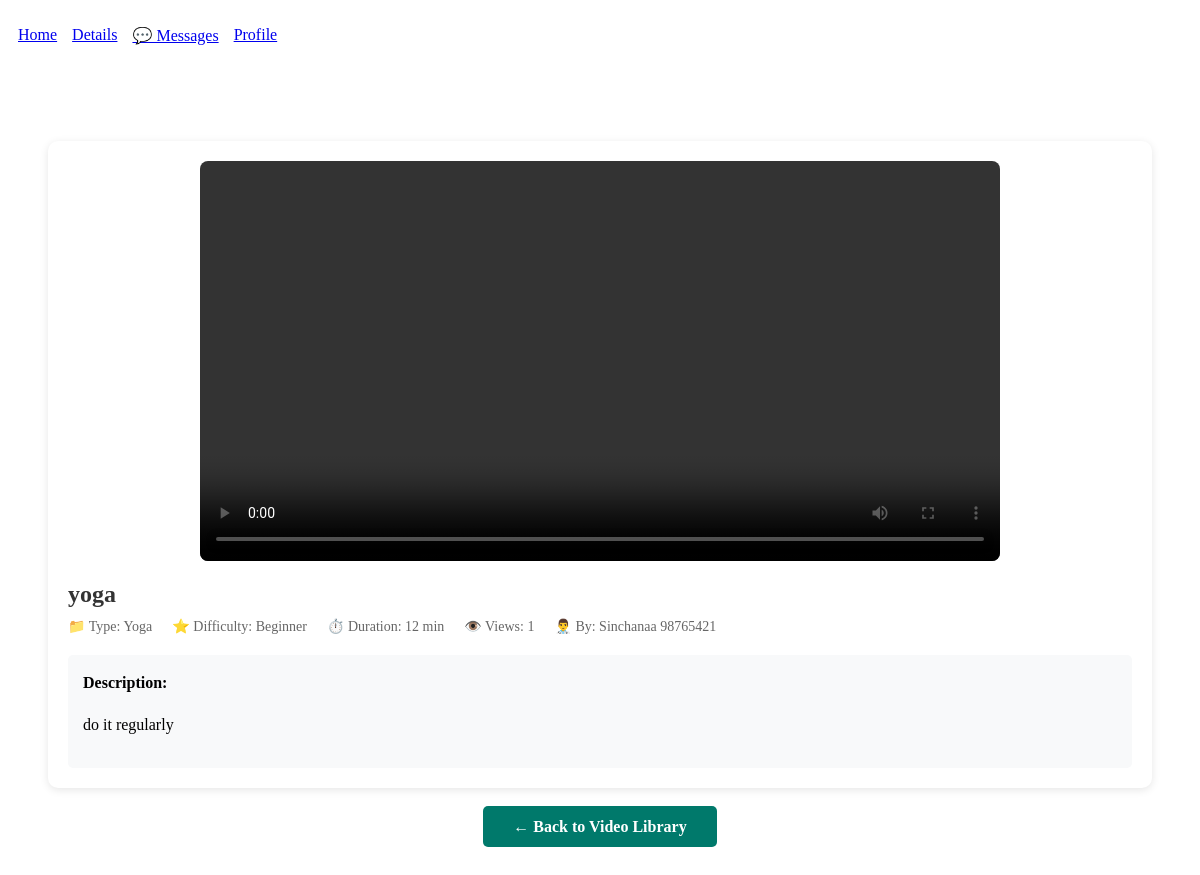
The page /videos/watch/1/ (signed in) on the database its author committed.
### core/models.py (models this page shows, shortened)
class ExerciseVideo(models.Model):
    EXERCISE_TYPE_CHOICES = [
        ('adaptive_sports', 'Adaptive Sports'),
        ('creative_arts', 'Creative Arts'),
        ('music_therapy', 'Music Therapy'),
        ('speech_therapy', 'Speech Therapy'),
        ('exercise', 'Exercise'),
        ('yoga', 'Yoga'),
        ('sensory_play', 'Sensory Play'),
        ('social_skills', 'Social Skills Training'),
        ('language_learning', 'Language Learning'),
        ('gardening', 'Gardening'),
        ('physiotherapy', 'Physiotherapy'),
        ('occupational_therapy', 'Occupational Therapy'),
    ]
    therapist = models.ForeignKey(
        settings.AUTH_USER_MODEL,
        on_delete=models.CASCADE,
        limit_choices_to={'role': 'therapist'},
        related_name='uploaded_videos'
    )
    title = models.CharField(max_length=200)
    description = models.TextField(blank=True, null=True)
    exercise_type = models.CharField(max_length=30, choices=EXERCISE_TYPE_CHOICES, default='exercise')
    video_file = models.FileField(upload_to='exercise_videos/', help_text="Upload video file (MP4, AVI, MOV, etc.)")
    thumbnail = models.ImageField(upload_to='video_thumbnails/', blank=True, null=True, help_text="Optional thumbnail image")
    duration_minutes = models.PositiveIntegerField(blank=True, null=True, help_text="Estimated duration in minutes")
    difficulty_level = models.CharField(
        max_length=20,
        choices=[
            ('beginner', 'Beginner'),
            ('intermediate', 'Intermediate'),
            ('advanced', 'Advanced'),
        ],
        default='beginner'
    )
    is_active = models.BooleanField(default=True, help_text="Uncheck to hide from patients")
    created_at = models.DateTimeField(auto_now_add=True)
    updated_at = models.DateTimeField(auto_now=True)
    views_count = models.PositiveIntegerField(default=0)
    class Meta:
        ordering = ['-created_at']
        verbose_name = 'Exercise Video'
        verbose_name_plural = 'Exercise Videos'
    def increment_views(self):
        self.views_count += 1
        self.save(update_fields=['views_count'])

class User(AbstractUser):
    ROLE_CHOICES = (
        ('patient', 'Patient'),
        ('doctor', 'Doctor'),
        ('therapist', 'Therapist'),
    )
    role = models.CharField(max_length=10, choices=ROLE_CHOICES)
    unique_id = models.CharField(max_length=20, blank=True, null=True, unique=True)
    phone = models.CharField(max_length=15, blank=True)
    profile_photo = models.ImageField(upload_to='profile_photos/', blank=True, null=True)
    date_of_birth = models.DateField(blank=True, null=True)
    location = models.CharField(max_length=100, blank=True)

### core/views.py (the view)
# urls.py: path('videos/watch/<int:video_id>/', views.watch_video, name='watch_video'),
@login_required
def watch_video(request, video_id):
    if request.user.role != 'patient':
        messages.error(request, "Access denied.")
        return redirect('login')
    video = get_object_or_404(ExerciseVideo, id=video_id, is_active=True)
    video.increment_views()
    related_videos = ExerciseVideo.objects.filter(
        is_active=True,
        exercise_type=video.exercise_type
    ).exclude(id=video_id).order_by('-created_at')[:5]
    return render(request, 'core/watch_video.html', {
        'video': video,
        'related_videos': related_videos,
    })

### core/templates/core/watch_video.html (shortened to what this page needs)
{% extends 'core/base.html' %}
{% block content %}
<div class="container">
    <div class="video-player-section">
        <video class="video-player" controls>
            <source src="{{ video.video_file.url }}" type="video/mp4">
        </video>
        <div class="video-info-section">
            <h1 class="video-title">{{ video.title }}</h1>
            <div class="video-meta">
                <span class="meta-item">📁 Type: {{ video.get_exercise_type_display }}</span>
                <span class="meta-item">⭐ Difficulty: {{ video.get_difficulty_level_display }}</span>
                {% if video.duration_minutes %}
                    <span class="meta-item">⏱️ Duration: {{ video.duration_minutes }} min</span>
                {% endif %}
                <span class="meta-item">👁️ Views: {{ video.views_count }}</span>
                <span class="meta-item">👨‍⚕️ By: {{ video.therapist.get_full_name }}</span>
            </div>
            {% if video.description %}
                <div class="video-description">
                    <strong>Description:</strong><br>
                    {{ video.description|linebreaks }}
                </div>
            {% endif %}
        </div>
    </div>
    <div style="margin-top: 30px; text-align: center;">
        <a href="{% url 'view_exercise_videos' %}" style="padding: 12px 30px; background: #00796b; color: white; text-decoration: none; border-radius: 5px; font-weight: bold;">
            ← Back to Video Library
        </a>
    </div>
</div>
{% endblock %}

### core/templates/core/watch_video.html (style rules this page uses)
.container { max-width: 1200px; margin: 30px auto; padding: 20px; }
.video-player-section { background: white; border-radius: 10px; box-shadow: 0 2px 8px rgba(0,0,0,0.1); padding: 20px; margin-bottom: 30px; }
.video-player { width: 100%; max-width: 800px; margin: 0 auto; display: block; border-radius: 8px; }
.video-info-section { margin-top: 20px; }
.video-title { font-size: 24px; font-weight: bold; margin-bottom: 10px; color: #333; }
.video-meta { display: flex; gap: 20px; margin-bottom: 15px; flex-wrap: wrap; }
.meta-item { font-size: 14px; color: #666; }
.video-description { margin-top: 20px; padding: 15px; background: #f8f9fa; border-radius: 5px; line-height: 1.6; }

### rows shown on the page
ExerciseVideo: title "yoga", exercise_type "Yoga", difficulty_level "Beginner", duration_minutes "12", views_count "1", therapist.get_full_name "Sinchanaa 98765421", description "do it regularly"
